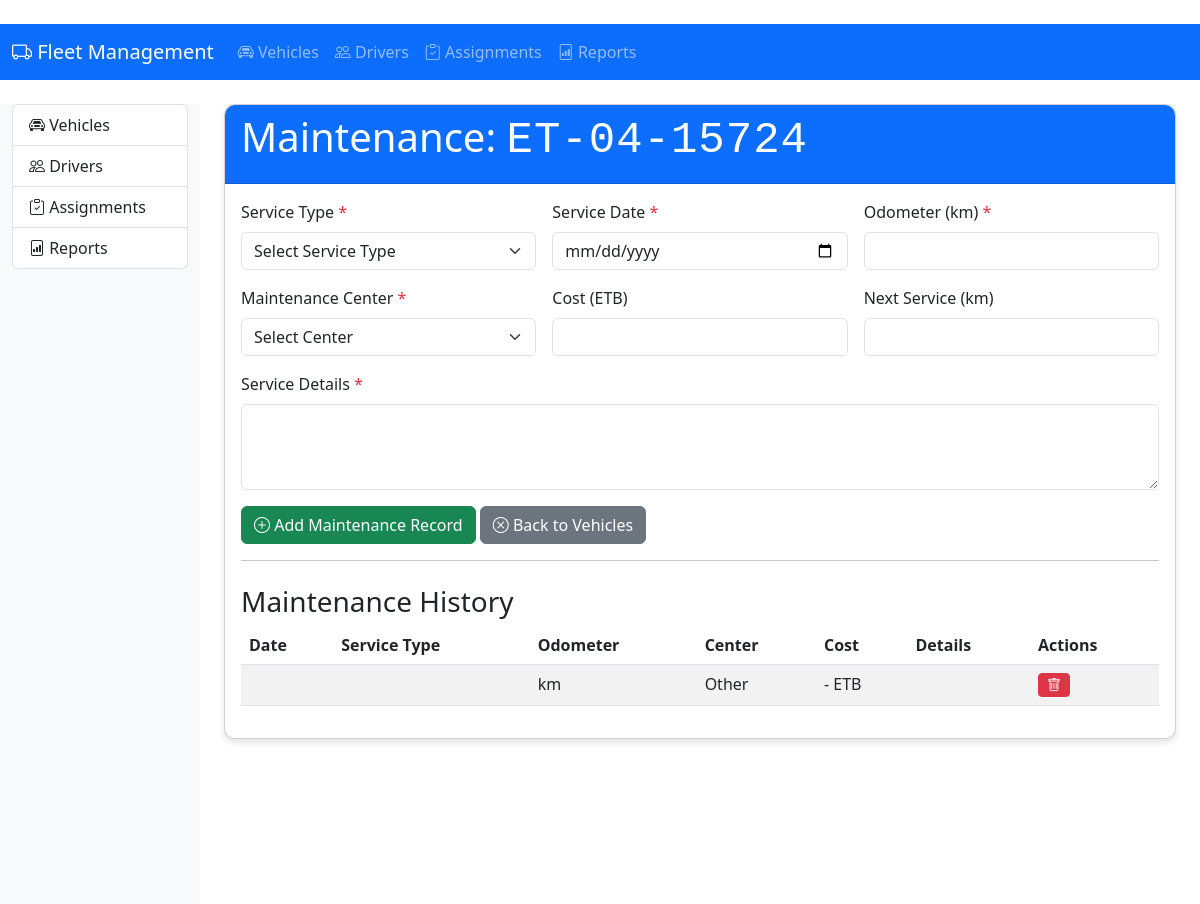
The app's page /maintenance/ET-04-15724 with its own data.
### app.py (models this page shows)
class Vehicle(db.Model):
    plate_number = db.Column(db.String(20), primary_key=True)
    chasis = db.Column(db.String(50), unique=True, nullable=False)
    vehicle_type = db.Column(Enum(*VEHICLE_TYPES, name='vehicle_types'))
    make = db.Column(db.String(50))
    model = db.Column(db.String(50))
    year = db.Column(db.String(4))
    fuel_type = db.Column(Enum(*FUEL_TYPES, name='fuel_types'))
    fuel_capacity = db.Column(db.Float)
    fuel_consumption = db.Column(db.Float)
    loading_capacity = db.Column(db.String(100))
    assigned_for = db.Column(Enum(*ASSIGNMENT_TYPES, name='assignment_types'))
    compliance = db.relationship('Compliance', backref='vehicle', uselist=False)
    maintenance = db.relationship('Maintenance', backref='vehicle')
    assignments = db.relationship('Assignment', backref='vehicle')

class Maintenance(db.Model):
    id = db.Column(db.Integer, primary_key=True)
    plate_number = db.Column(db.String(20), db.ForeignKey('vehicle.plate_number'))
    last_service_km = db.Column(db.Integer)
    last_service_date = db.Column(db.Date)
    next_service_km = db.Column(db.Integer)
    next_service_date = db.Column(db.Date)
    maintenance_center = db.Column(Enum(*MAINTENANCE_CENTERS, name='maintenance_centers'))

### app.py (the view, shortened to what this page needs)
@app.route('/maintenance/<plate_number>', methods=['GET', 'POST'])
def manage_maintenance(plate_number):
    vehicle = Vehicle.query.get_or_404(plate_number)
    maintenance_records = Maintenance.query.filter_by(plate_number=plate_number).all()
    return render_template('maintenance.html', vehicle=vehicle, maintenance_records=maintenance_records)

### app.py (called while the page is built)
@app.before_request
def create_tables():
    db.create_all()

### templates/maintenance.html (shortened to what this page needs)
﻿{% extends "base.html" %}
{% block content %}
<div class="container">
    <div class="card">
        <div class="card-header bg-primary text-white">
            <h1>Maintenance: <span class="plate-badge">{{ vehicle.plate_number }}</span></h1>
        </div>
        <div class="card-body">
            <form method="POST">
                <div class="row g-3">
                    <div class="col-md-4">
                        <label class="form-label">Service Type <span class="text-danger">*</span></label>
                        <select class="form-select" name="service_type" required>
                            <option value="">Select Service Type</option>
                        </select>
                    </div>
                    <div class="col-md-4">
                        <label class="form-label">Service Date <span class="text-danger">*</span></label>
                        <input type="date" class="form-control" name="service_date" required>
                    </div>
                    <div class="col-md-4">
                        <label class="form-label">Odometer (km) <span class="text-danger">*</span></label>
                        <input type="number" class="form-control" name="odometer" required>
                    </div>
                    <div class="col-md-4">
                        <label class="form-label">Maintenance Center <span class="text-danger">*</span></label>
                        <select class="form-select" name="maintenance_center" required>
                            <option value="">Select Center</option>
                        </select>
                    </div>
                    <div class="col-md-4">
                        <label class="form-label">Cost (ETB)</label>
                        <input type="number" step="0.01" class="form-control" name="cost">
                    </div>
                    <div class="col-md-4">
                        <label class="form-label">Next Service (km)</label>
                        <input type="number" class="form-control" name="next_service_km">
                    </div>
                    <div class="col-12">
                        <label class="form-label">Service Details <span class="text-danger">*</span></label>
                        <textarea class="form-control" name="service_details" rows="3" required></textarea>
                    </div>
                    <div class="col-12">
                        <button type="submit" class="btn btn-success">
                            <i class="bi bi-plus-circle"></i> Add Maintenance Record
                        </button>
                        <a href="/vehicles" class="btn btn-secondary">
                            <i class="bi bi-x-circle"></i> Back to Vehicles
                        </a>
                    </div>
                </div>
            </form>
            <hr>
            <h3 class="mt-4">Maintenance History</h3>
            {% if maintenance_records %}
            <div class="table-responsive">
                <table class="table table-striped">
                    <thead>
                        <tr>
                            <th>Date</th>
                            <th>Service Type</th>
                            <th>Odometer</th>
                            <th>Center</th>
                            <th>Cost</th>
                            <th>Details</th>
                            <th>Actions</th>
                        </tr>
                    </thead>
                    <tbody>
                        {% for record in maintenance_records %}
                        <tr>
                            <td>{{ record.service_date }}</td>
                            <td>{{ record.service_type }}</td>
                            <td>{{ record.odometer }} km</td>
                            <td>{{ record.maintenance_center }}</td>
                            <td>{{ record.cost or '-' }} ETB</td>
                            <td>{{ record.service_details|truncate(50) }}</td>
                            <td>
                                <a href="/maintenance/delete/{{ record.id }}" class="btn btn-sm btn-danger"
                                   onclick="return confirm('Are you sure?')">
                                    <i class="bi bi-trash"></i>
                                </a>
                            </td>
                        </tr>
                        {% endfor %}
                    </tbody>
                </table>
            </div>
            {% else %}
            <div class="alert alert-info">No maintenance records found</div>
            {% endif %}
        </div>
    </div>
</div>
{% endblock %}

### templates/base.html (style rules this page uses)
.card { margin-bottom: 20px; border-radius: 10px; box-shadow: 0 4px 6px rgba(0,0,0,0.1); }
.card-header { border-radius: 10px 10px 0 0 !important; }
.table-responsive { border-radius: 5px; overflow: hidden; }
.plate-badge { font-family: monospace; font-size: 1.1em; letter-spacing: 1px; }

### records on screen
Vehicle: plate_number "ET-04-15724"
Maintenance: maintenance_center "Other", cost "-"
